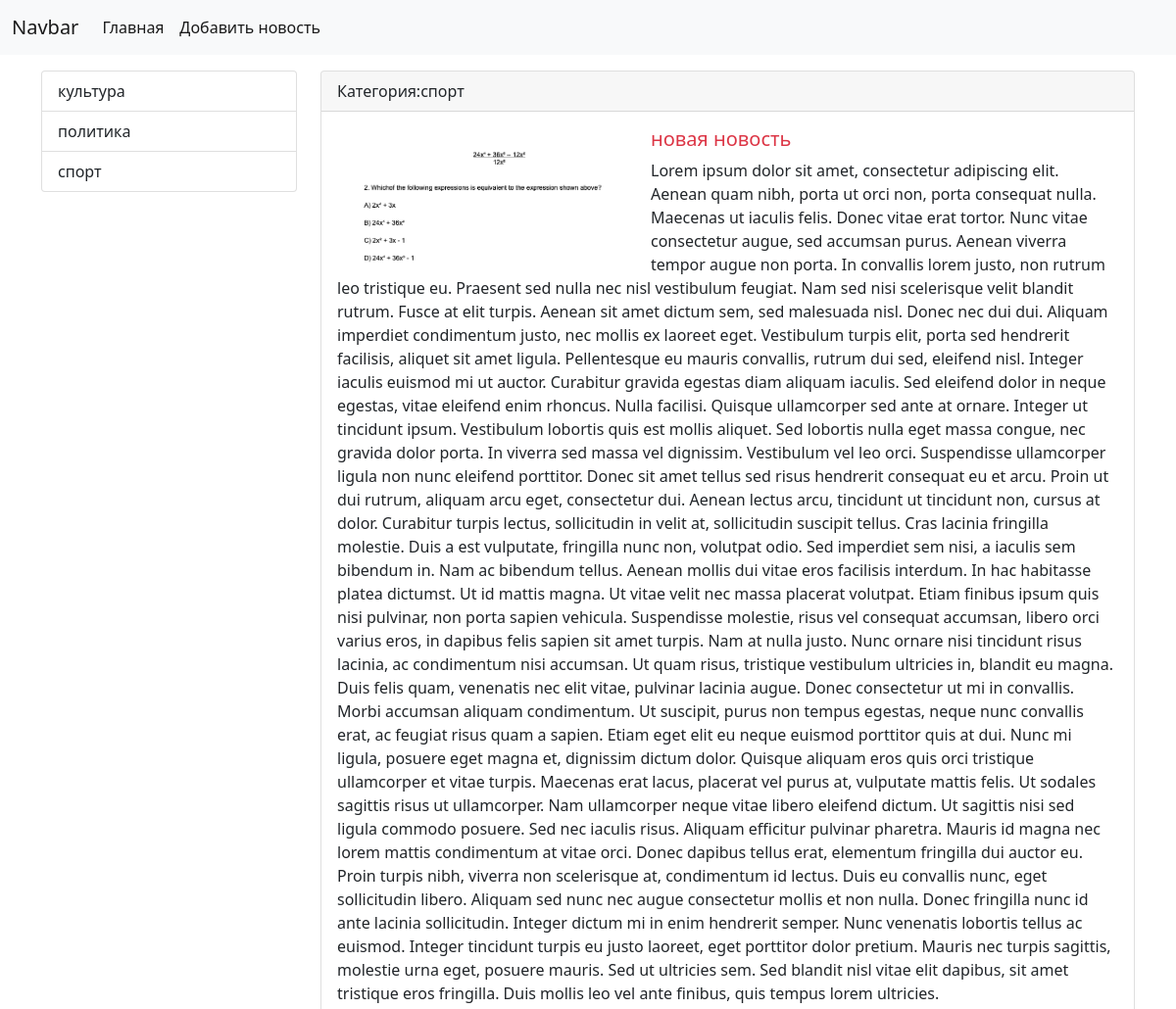
The page /news/ (upper part) on the database as committed earlier.
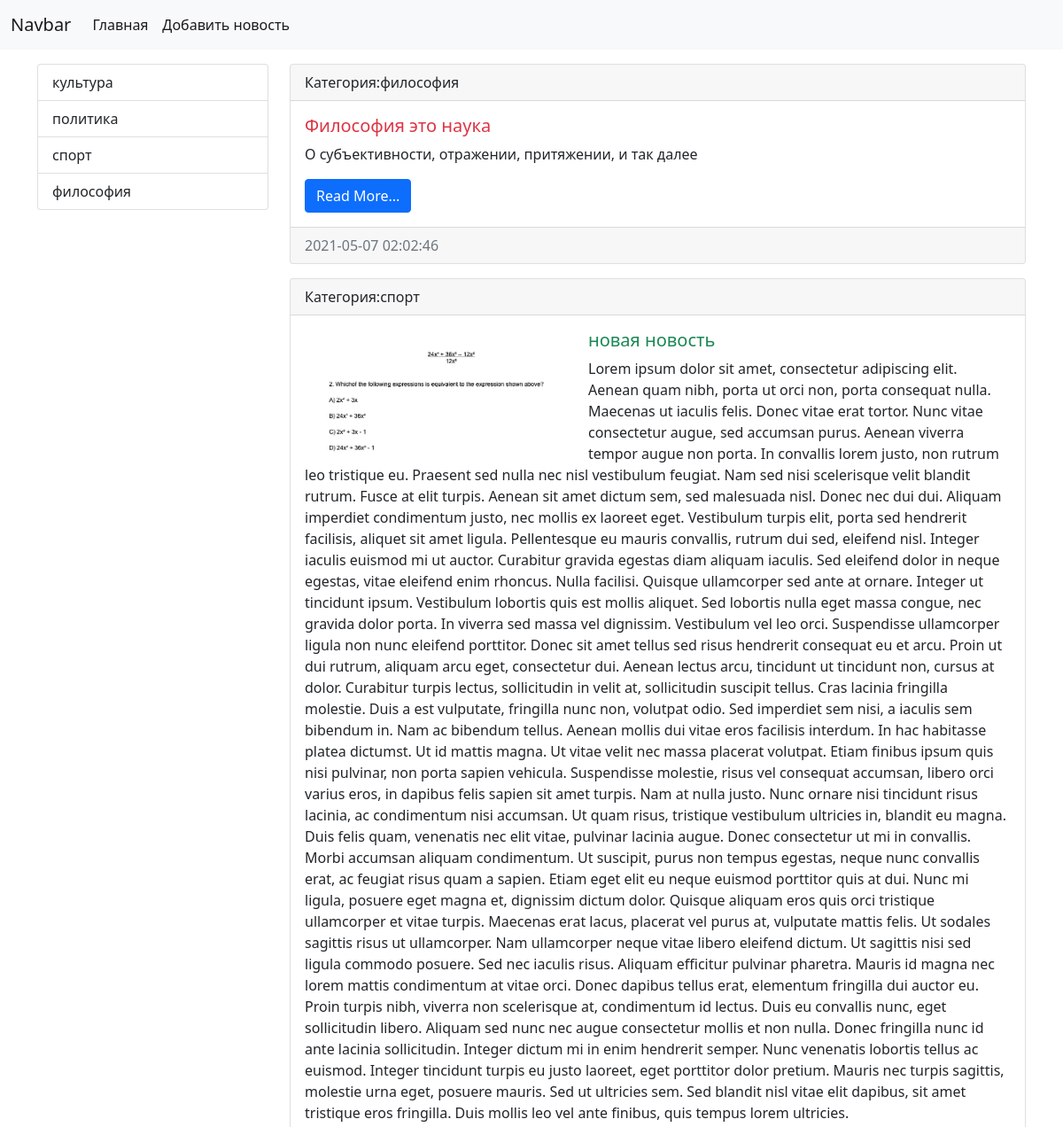
The same page on the database as committed later.
### news/models.py (models this page shows, shortened)
class Category(models.Model):
    title = models.CharField(blank=True, max_length=150, db_index=True, verbose_name="Наименование")
    class Meta:
        verbose_name = 'категория'
        verbose_name_plural = 'категории'
        ordering = ['title']
    def __str__(self):
        return self.title

class News(models.Model):
    title = models.CharField(max_length=150, verbose_name='Наименование')
    content = models.TextField(blank=True, verbose_name='Контент')
    created_at=models.DateTimeField(auto_now_add=True,verbose_name='дата создания')
    updated_at=models.DateTimeField(auto_now=True, verbose_name='дата редактирования')
    photo=models.ImageField(upload_to="photo/%Y/%m/%d/", verbose_name='фото', blank = True)
    is_published = models.BooleanField(default=True, verbose_name='опубликовано?')
    category = models.ForeignKey('Category', on_delete=models.PROTECT, null = True, blank=True, verbose_name='Категория')
    class Meta:
        verbose_name = 'Новость'
        verbose_name_plural = 'Новости'
        ordering = ['-created_at', '-title']

### news/views.py (the view)
# urls.py: path('', index, name="home"),
def index(request):
    news = News.objects.all()
    categories = Category.objects.all()
    context = {
        'news': news,
        'title': 'список новостей',
        'category': categories,
    }
    return render(request, 'news/index.html', context)

### news/templates/news/index.html (shortened to what this page needs)
{% extends 'base.html' %}
{% block sidebar %}
<div class="col-md-3">
  <div class="list-group">
    {% for item_category in category %}
    <a href="{% url 'category' item_category.pk %}" class="list-group-item list-group-item-action">{{ item_category.title}}</a>
  {% endfor %}
  </div>
</div>
{% endblock sidebar %}
{% block content %}
<div class="col-md-9">
  {% for item  in news %}
  <div class="card mb-3">
    <div class="card-header">
      Категория:{{item.category}}
    </div>
    <div class="card-body">
    <div class="media">
      {% if item.photo %}
      <img src="{{item.photo.url}}" alt="" width="300" align="left" hspace="10">
      {% endif %}
      <div class="media-body">
      <h5 class="card-title {% cycle  'text-danger' 'text-success' %}">{{item.title}}</h5>
      <p class="card-text">{{item.content}}</p>
      <a href="/" class="btn btn-primary">Read More...</a>
      </div>
    </div>
    </div>
    <div class="card-footer text-muted">
      {{ item.created_at|date:"Y-m-d H:i:s" }}
    </div>
  </div>
  {% empty %}
  Oopss
  {% endfor %}
</div>
{% endblock content %}

Rows that differ between the two databases and show on the page:
added Category: title "философия"
added News: category "философия", title "Философия это наука", content "О субъективности, отражении, притяжении, и так далее", created_at "2021-05-07 02:02:46"
